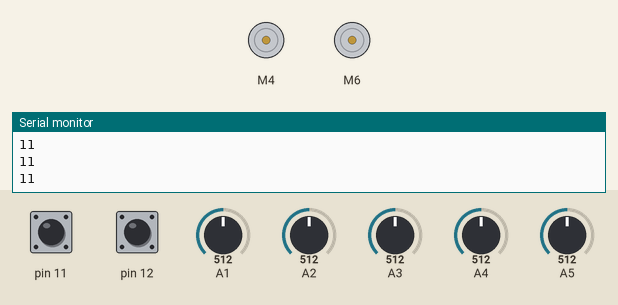
Simulated run of this sketch. Board: Arduino Uno, built with avr-gcc and run on an emulated ATmega328P. On the bench: 2 × DC motor (green arrow = forward, orange = backward, longer = faster), the last lines printed to the serial monitor. The inputs (shaded band) are chosen by the test bench; at power-on: pin 11 HIGH, pin 12 HIGH, A3 = 512, A2 = 512, A4 = 512, A1 = 512, A5 = 512.

Above: at 1.2 s.
1.3 s: pin 11 pulled LOW for 0.15 s
At 2.9 s:
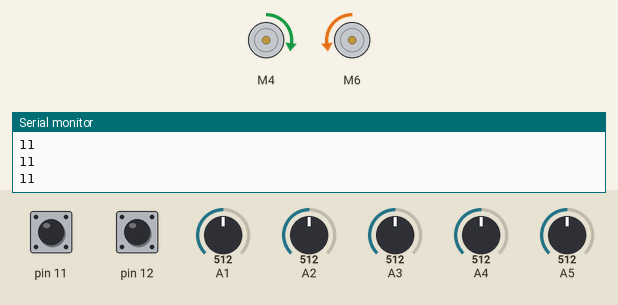
4.4 s: pin 12 pulled LOW for 3.2 s
9.1 s: A3 set to 523
At 10.0 s:
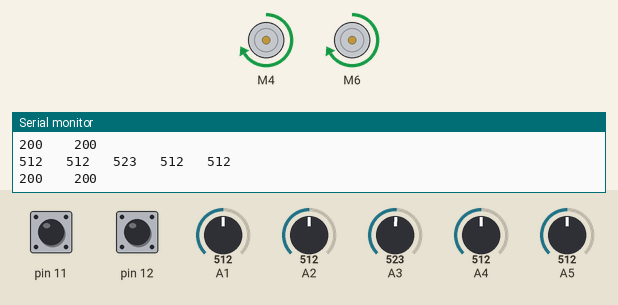
10.6 s: A2 set to 716
At 11.2 s:
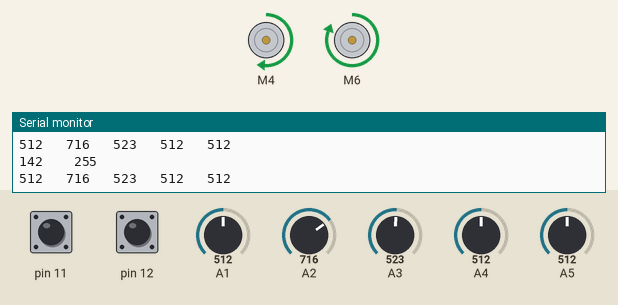
12.1 s: A4 set to 306
At 13.3 s:
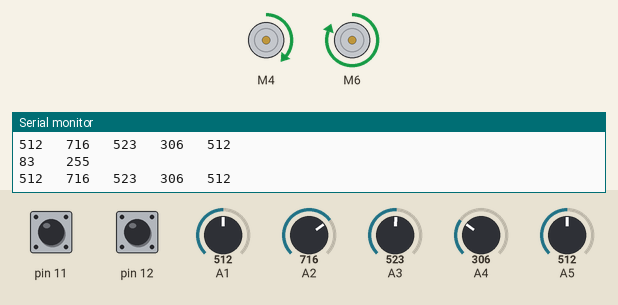
13.6 s: A2 set to 672
At 14.6 s:
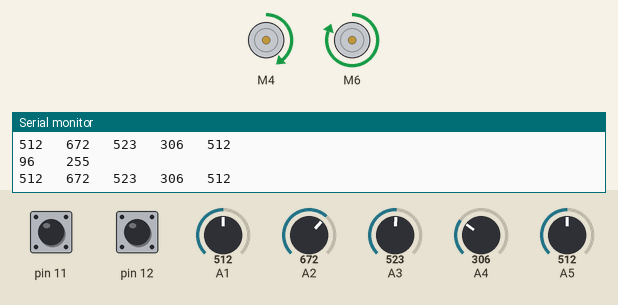
15.1 s: A2 set to 647
At 15.8 s:
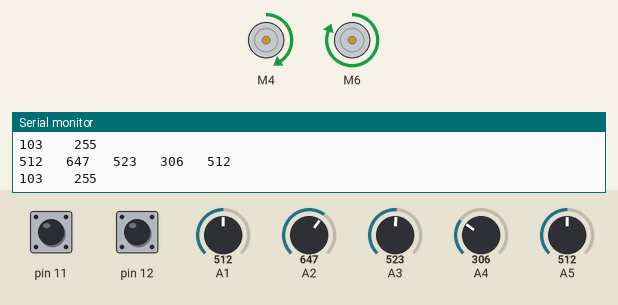
Timing chart, 0 to 17.6 s (numbered marks = the images above; inputs shaded):
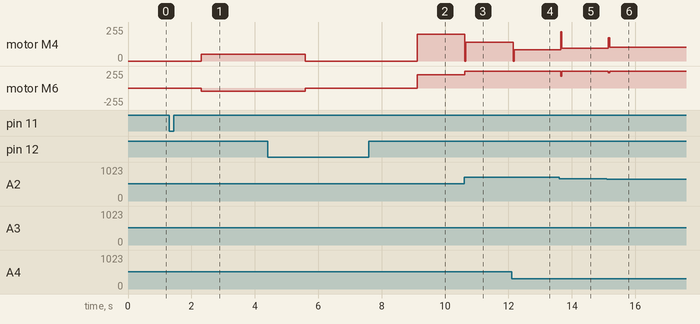

The sketch:

mvj_bot_pid.ino
```cpp
/*
 Sample Line Following Code for the Robojunkies LF-2 robot
*/

#include <SparkFun_TB6612.h>

#define AIN1 4
#define BIN1 6
#define AIN2 3
#define BIN2 7
#define PWMA 10
#define PWMB 9
#define STBY 5

// these constants are used to allow you to make your motor configuration
// line up with function names like forward.  Value can be 1 or -1
const int offsetA = 1;
const int offsetB = 1;

// Initializing motors.  The library will allow you to initialize as many
// motors as you have memory for.  If you are using functions like forward
// that take 2 motors as arguements you can either write new functions or
// call the function more than once.

Motor motor1 = Motor(AIN1, AIN2, PWMA, offsetA, STBY);
Motor motor2 = Motor(BIN1, BIN2, PWMB, offsetB, STBY);


int P, D, I, previousError, PIDvalue, error;
int lsp, rsp;
int lfspeed = 200;

float Kp = 0;
float Kd = 0;
float Ki = 0 ;


int minValues[6], maxValues[6], threshold[6];

void setup()
{
  Serial.begin(9600);
  pinMode(A1,INPUT);
  pinMode(A2,INPUT);
  pinMode(A3,INPUT);
  pinMode(A4,INPUT);
  pinMode(A5,INPUT);
  pinMode(11, INPUT_PULLUP);
  pinMode(12, INPUT_PULLUP);
}


void loop()
{
  while (digitalRead(11)) {
    Serial.println("11");}
  delay(1000);
  calibrate();
  while (digitalRead(12)) {
    Serial.println("12");}
  delay(1000);

  while (1)
  {
  int sensorValue1 = analogRead(A1);
  int sensorValue2 = analogRead(A2);
  int sensorValue3 = analogRead(A3);
  int sensorValue4 = analogRead(A4);
  int sensorValue5 = analogRead(A5);

  // print out the value you read:

  Serial.print(sensorValue1);
  Serial.print("   ");
  Serial.print(sensorValue2);
  Serial.print("   ");
  Serial.print(sensorValue3);
  Serial.print("   ");
  Serial.print(sensorValue4);
  Serial.print("   ");
  Serial.println(sensorValue5);
    if (analogRead(1) > threshold[1] && analogRead(5) < threshold[5] )
    {
      lsp = 0; rsp = lfspeed;
      motor1.drive(0);
      motor2.drive(lfspeed);
    }

    else if (analogRead(5) > threshold[5] && analogRead(1) < threshold[1])
    { lsp = lfspeed; rsp = 0;
      motor1.drive(lfspeed);
      motor2.drive(0);
    }
    else if (analogRead(3) > threshold[3])
    {
      Kp = 0.0006 * (1000 - analogRead(3));
      Kd = 10 * Kp;
      //Ki = 0.0001;
      linefollow();
    }
  }
}

void linefollow()
{
  int error = (analogRead(2) - analogRead(4));

  P = error;
  I = I + error;
  D = error - previousError;

  PIDvalue = (Kp * P) + (Ki * I) + (Kd * D);
  previousError = error;

  lsp = lfspeed - PIDvalue;
  rsp = lfspeed + PIDvalue;

  if (lsp > 255) {
    lsp = 255;
  }
  if (lsp < 0) {
    lsp = 0;
  }
  if (rsp > 255) {
    rsp = 255;
  }
  if (rsp < 0) {
    rsp = 0;
  }
  Serial.print(lsp);
  Serial.print("    ");
  Serial.println(rsp);

  motor1.drive(lsp);
  motor2.drive(rsp);

}

void calibrate()
{
  for ( int i = 1; i < 6; i++)
  {
    minValues[i] = analogRead(i);
    maxValues[i] = analogRead(i);
  }

  for (int i = 0; i < 3000; i++)
  {
    motor1.drive(50);
    motor2.drive(-50);

    for ( int i = 1; i < 6; i++)
    {
      if (analogRead(i) < minValues[i])
      {
        minValues[i] = analogRead(i);
      }
      if (analogRead(i) > maxValues[i])
      {
        maxValues[i] = analogRead(i);
      }
    }
  }

  for ( int i = 1; i < 6; i++)
  {
    threshold[i] = (minValues[i] + maxValues[i]) / 2;
    Serial.print(threshold[i]);
    Serial.print("   ");
  }
  Serial.println();

  motor1.drive(0);
  motor2.drive(0);
}
```

Measured:
- the behaviour switches between 512 and 513 on A3 (found by bisection; images 1 and 2)
- after the input at 1.3 s, motor M4: stopped → forward 50/255 after 1.0 s; motor M6: stopped → backward 50/255 after 1.0 s
- after the input at 9.1 s, motor M4, motor M6: stopped → forward 200/255 at once
- after the input at 10.6 s, motor M4: forward 200/255 → forward 142/255 at once; motor M6: forward 200/255 → forward 255/255 at once
- after the input at 12.1 s, motor M4: forward 142/255 → forward 83/255 after 0.05 s
- after the input at 13.6 s, motor M4: forward 83/255 → forward 96/255 after 0.05 s; motor M6: forward 255/255 → forward 179/255 after 0.05 s, → forward 255/255 0.04 s later
- after the input at 15.1 s, motor M4: forward 96/255 → forward 103/255 after 0.05 s; motor M6: forward 255/255 → forward 226/255 after 0.05 s, → forward 255/255 0.04 s later
